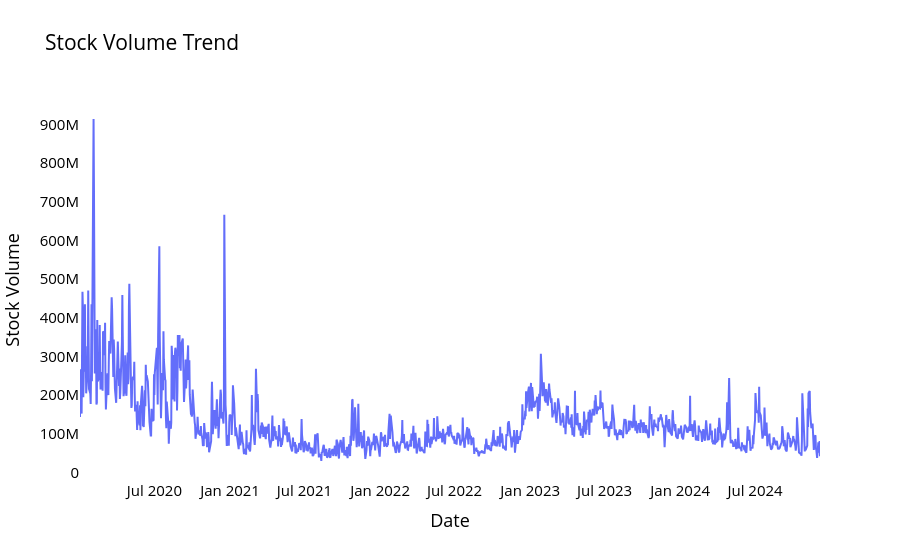

The code cell stored with this chart in its notebook:
### Markdown cell above
### Volume Trend

### Code cell
# Create the figure
fig = go.Figure()

# Add the volume line trace
fig.add_trace(go.Scatter(x=maindf['date'], y=maindf['volume'], mode='lines', name='Stock Volume'))

# Update layout
fig.update_layout(
    title_text='Stock Volume Trend',
    xaxis_title='Date',
    yaxis_title='Stock Volume',
    font_size=15,
    font_color='black',
    legend_title_text='Volume',
    plot_bgcolor='white'
)

# Remove gridlines
fig.update_xaxes(showgrid=False)
fig.update_yaxes(showgrid=False)

# Show the figure
fig.show()

### Figure 1 — Plotly figure (JSON) as saved in the notebook; plotly's stock layout.template omitted (floating-point values rounded to 4 significant figures; data arrays with more than 128 entries replaced by an {"elided": "..."} marker saying what was removed)
{"data": [{"mode": "lines", "name": "Stock Volume", "type": "scatter", "x": {"elided": "1242 str values"}, "y": {"elided": "1242 int values"}}], "layout": {"font": {"color": "black", "size": 15}, "legend": {"title": {"text": "Volume"}}, "plot_bgcolor": "white", "title": {"text": "Stock Volume Trend"}, "xaxis": {"showgrid": false, "title": {"text": "Date"}}, "yaxis": {"showgrid": false, "title": {"text": "Stock Volume"}}}}
